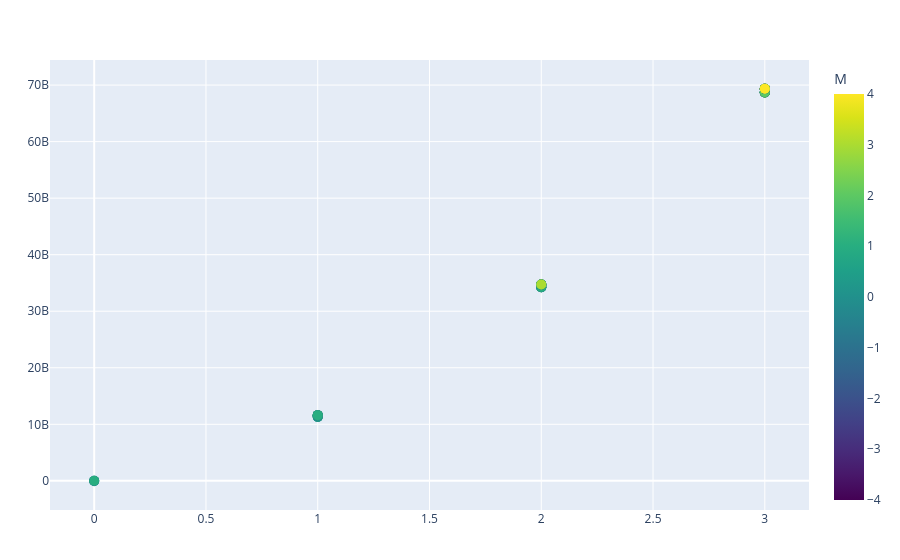

Source (notebook cell):
### Code cell
# Add a different marker for different M values and label each point by the quantum numbers
PlotlyJS.plot(
    scatter(
        x = df.N[df.state .== "X"],
        y = df.energy[df.state .== "X"],
        mode = "markers",
        marker = attr(
            size = 10,
            color = df.M,
            colorscale = "Viridis",
            colorbar = attr(title = "M"),
            showscale = true
        ),
        text = ["J: $(df.J[i]), M: $(df.M[i]), F: $(df.F[i]), N: $(df.N[i])" for i in 1:length(df.energy)],
        hoverinfo = "text",
        name = "A and X states",
        type = "scatter"
    ),
)

### Figure 1 — Plotly figure (JSON) as saved in the notebook; plotly's stock layout.template omitted (floating-point values rounded to 4 significant figures)
{"data": [{"hoverinfo": "text", "marker": {"color": [0, 0, -1, 1, 0, -1, 1, 0, -1, 1, 0, -2, 0, 2, -1, 1, -2, 0, 2, -1, 1, 0, -1, 1, -2, 0, 2, -1, 1, -3, -2, -1, 0, 1, 2, 3, -3, -2, -1, 0, 1, 2, 3, -1, 1, -2, 0, 2, -3, -2, -1, 0, 1, 2, 3, -4, -3, -2, -1, 0, 1, 2, 3, 4, 0, -1, 0, 1], "colorbar": {"title": "M"}, "colorscale": "Viridis", "showscale": true, "size": 10}, "mode": "markers", "name": "A and X states", "text": ["J: 1/2, M: 0, F: 0, N: 0", "J: 1/2, M: 0, F: 1, N: 0", "J: 1/2, M: -1, F: 1, N: 0", "J: 1/2, M: 1, F: 1, N: 0", "J: 1/2, M: 0, F: 1, N: 1", "J: 1/2, M: -1, F: 1, N: 1", "J: 1/2, M: 1, F: 1, N: 1", "J: 1/2, M: 0, F: 0, N: 1", "J: 3/2, M: -1, F: 1, N: 1", "J: 3/2, M: 1, F: 1, N: 1", "J: 3/2, M: 0, F: 1, N: 1", "J: 3/2, M: -2, F: 2, N: 1", "J: 3/2, M: 0, F: 2, N: 1", "J: 3/2, M: 2, F: 2, N: 1", "J: 3/2, M: -1, F: 2, N: 1", "J: 3/2, M: 1, F: 2, N: 1", "J: 3/2, M: -2, F: 2, N: 2", "J: 3/2, M: 0, F: 2, N: 2", "J: 3/2, M: 2, F: 2, N: 2", "J: 3/2, M: -1, F: 2, N: 2", "J: 3/2, M: 1, F: 2, N: 2", "J: 3/2, M: 0, F: 1, N: 2", "J: 3/2, M: -1, F: 1, N: 2", "J: 3/2, M: 1, F: 1, N: 2", "J: 5/2, M: -2, F: 2, N: 2", "J: 5/2, M: 0, F: 2, N: 2", "J: 5/2, M: 2, F: 2, N: 2", "J: 5/2, M: -1, F: 2, N: 2", "J: 5/2, M: 1, F: 2, N: 2", "J: 5/2, M: -3, F: 3, N: 2", "J: 5/2, M: -2, F: 3, N: 2", "J: 5/2, M: -1, F: 3, N: 2", "J: 5/2, M: 0, F: 3, N: 2", "J: 5/2, M: 1, F: 3, N: 2", "J: 5/2, M: 2, F: 3, N: 2", "J: 5/2, M: 3, F: 3, N: 2", "J: 5/2, M: -3, F: 3, N: 3", "J: 5/2, M: -2, F: 3, N: 3", "J: 5/2, M: -1, F: 3, N: 3", "J: 5/2, M: 0, F: 3, N: 3", "J: 5/2, M: 1, F: 3, N: 3", "J: 5/2, M: 2, F: 3, N: 3", "J: 5/2, M: 3, F: 3, N: 3", "J: 5/2, M: -1, F: 2, N: 3", "J: 5/2, M: 1, F: 2, N: 3", "J: 5/2, M: -2, F: 2, N: 3", "J: 5/2, M: 0, F: 2, N: 3", "J: 5/2, M: 2, F: 2, N: 3", "J: 7/2, M: -3, F: 3, N: 3", "J: 7/2, M: -2, F: 3, N: 3", "J: 7/2, M: -1, F: 3, N: 3", "J: 7/2, M: 0, F: 3, N: 3", "J: 7/2, M: 1, F: 3, N: 3", "J: 7/2, M: 2, F: 3, N: 3", "J: 7/2, M: 3, F: 3, N: 3", "J: 7/2, M: -4, F: 4, N: 3", "J: 7/2, M: -3, F: 4, N: 3", "J: 7/2, M: -2, F: 4, N: 3", "J: 7/2, M: -1, F: 4, N: 3", "J: 7/2, M: 0, F: 4, N: 3", "J: 7/2, M: 1, F: 4, N: 3", "J: 7/2, M: 2, F: 4, N: 3", "J: 7/2, M: 3, F: 4, N: 3", "J: 7/2, M: 4, F: 4, N: 3", "J: 1/2, M: 0, F: 0, N: 1", "J: 1/2, M: -1, F: 1, N: 1", "J: 1/2, M: 0, F: 1, N: 1", "J: 1/2, M: 1, F: 1, N: 1"], "type": "scatter", "x": [0, 0, 0, 0, 1, 1, 1, 1, 1, 1, 1, 1, 1, 1, 1, 1, 2, 2, 2, 2, 2, 2, 2, 2, 2, 2, 2, 2, 2, 2, 2, 2, 2, 2, 2, 2, 3, 3, 3, 3, 3, 3, 3, 3, 3, 3, 3, 3, 3, 3, 3, 3, 3, 3, 3, 3, 3, 3, 3, 3, 3, 3, 3, 3], "y": [-72225000, 24070000.0, 24070000.0, 24070000.0, 11320000000.0, 11320000000.0, 11320000000.0, 11350000000.0, 11570000000.0, 11570000000.0, 11570000000.0, 11620000000.0, 11620000000.0, 11620000000.0, 11620000000.0, 11620000000.0, 34250000000.0, 34250000000.0, 34250000000.0, 34250000000.0, 34250000000.0, 34290000000.0, 34290000000.0, 34290000000.0, 34680000000.0, 34680000000.0, 34680000000.0, 34680000000.0, 34680000000.0, 34730000000.0, 34730000000.0, 34730000000.0, 34730000000.0, 34730000000.0, 34730000000.0, 34730000000.0, 68700000000.0, 68700000000.0, 68700000000.0, 68700000000.0, 68700000000.0, 68700000000.0, 68700000000.0, 68740000000.0, 68740000000.0, 68740000000.0, 68740000000.0, 68740000000.0, 69300000000.0, 69300000000.0, 69300000000.0, 69300000000.0, 69300000000.0, 69300000000.0, 69300000000.0, 69350000000.0, 69350000000.0, 69350000000.0, 69350000000.0, 69350000000.0, 69350000000.0, 69350000000.0, 69350000000.0, 69350000000.0]}], "layout": {"margin": {"b": 50, "l": 50, "r": 50, "t": 60}}}
